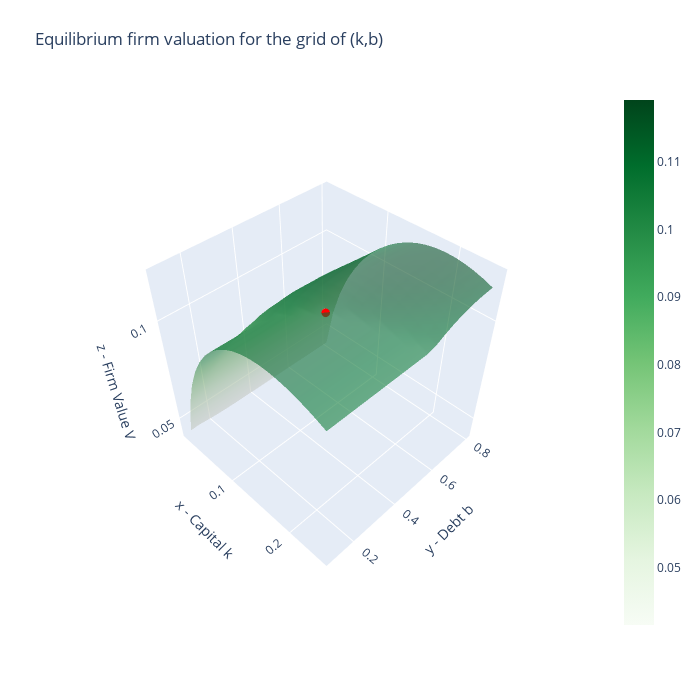

The notebook cell saved with this chart:
### Code cell
#====================== Experiment 1 ======================#
Ve1,ke1,be1,pe1,qe1,c10e1,c11e1,c20e1,c21e1,xi1e1 = off_eq_check(mdl,
                                                                kss,
                                                                bss,
                                                                e=-0.1)
# Firm Valuation
kgride1, bgride1, Vgride1, Qgride1, Pgride1 = mdl.eq_valuation(c10e1, c11e1, c20e1,c21e1,N=20)
print('Maximum valuation of the firm value in the (k,b) grid: {:.4f}'.format(Vgride1.max()))
print('Equilibrium firm value: {:.4f}'.format(Ve1))
fig = go.Figure(data=[go.Scatter3d(x=[ke1],
                y=[be1],
                z=[Ve1],
                mode='markers',
                marker=dict(size=3, color='red')),
                go.Surface(x=kgride1,
                y=bgride1,
                z=Vgride1,
                colorscale='Greens',opacity=0.6)])
fig.update_layout(scene = dict(
                    xaxis_title='x - Capital k',
                    yaxis_title='y - Debt b',
                    zaxis_title='z - Firm Value V',
                    aspectratio = dict(x=1,y=1,z=1)),
                width=700,
                height=700,
                margin=dict(l=50, r=50, b=65, t=90))
fig.update_layout(scene_camera=dict(eye=dict(x=1.5, y=-1.5, z=2)))
fig.update_layout(title='Equilibrium firm valuation for the grid of (k,b)')
# Export to PNG file
# Image(fig.to_image(format="png"))
# fig.show() will provide interactive plot when running
# code locally

### Figure 1 — Plotly figure (JSON) as saved in the notebook; plotly's stock layout.template omitted (floating-point values rounded to 4 significant figures; data arrays with more than 128 entries replaced by an {"elided": "..."} marker saying what was removed)
{"data": [{"marker": {"color": "red", "size": 3}, "mode": "markers", "type": "scatter3d", "x": [0.1511], "y": [0.3844], "z": [0.1118]}, {"colorscale": [[0, "rgb(247,252,245)"], [0.125, "rgb(229,245,224)"], [0.25, "rgb(199,233,192)"], [0.375, "rgb(161,217,155)"], [0.5, "rgb(116,196,118)"], [0.625, "rgb(65,171,93)"], [0.75, "rgb(35,139,69)"], [0.875, "rgb(0,109,44)"], [1, "rgb(0,68,27)"]], "opacity": 0.6, "type": "surface", "x": {"elided": "20x20 float values"}, "y": {"elided": "20x20 float values"}, "z": {"elided": "20x20 float values"}}], "layout": {"height": 700, "margin": {"b": 65, "l": 50, "r": 50, "t": 90}, "scene": {"aspectratio": {"x": 1, "y": 1, "z": 1}, "camera": {"eye": {"x": 1.5, "y": -1.5, "z": 2}}, "xaxis": {"title": {"text": "x - Capital k"}}, "yaxis": {"title": {"text": "y - Debt b"}}, "zaxis": {"title": {"text": "z - Firm Value V"}}}, "title": {"text": "Equilibrium firm valuation for the grid of (k,b)"}, "width": 700}}
